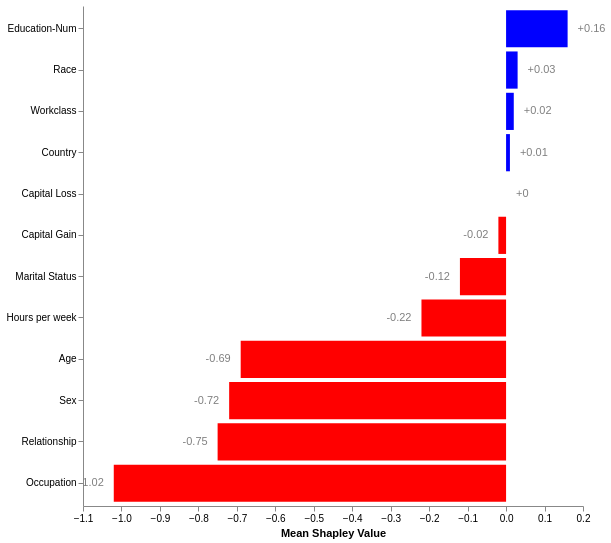

Describe this chart as a Vega-Lite specification.
### Vega specification from a JSON file in a GitHub repository (floating-point values rounded to 4 significant figures)
{"$schema": "https://vega.github.io/schema/vega/v5.json", "description": "Mean Shapley Values Bar Plot with Rounded Numbers, Vertical Line at 0, and Arrow-like Bar Endpoints", "width": 500, "height": 500, "padding": 5, "data": [{"name": "table", "values": [{"Column": "Age", "Mean Shapley Value": -0.6933}, {"Column": "Workclass", "Mean Shapley Value": 0.01601}, {"Column": "Education-Num", "Mean Shapley Value": 0.1594}, {"Column": "Marital Status", "Mean Shapley Value": -0.1228}, {"Column": "Occupation", "Mean Shapley Value": -1.023}, {"Column": "Relationship", "Mean Shapley Value": -0.7476}, {"Column": "Race", "Mean Shapley Value": 0.0314}, {"Column": "Sex", "Mean Shapley Value": -0.7229}, {"Column": "Capital Gain", "Mean Shapley Value": -0.02455}, {"Column": "Capital Loss", "Mean Shapley Value": 0.0}, {"Column": "Hours per week", "Mean Shapley Value": -0.2197}, {"Column": "Country", "Mean Shapley Value": 0.007479}], "transform": [{"type": "formula", "expr": "round(datum['Mean Shapley Value'] * 100) / 100", "as": "Rounded Mean Shapley Value"}, {"type": "collect", "sort": {"field": "Rounded Mean Shapley Value", "order": "descending"}}]}], "scales": [{"name": "yscale", "type": "band", "domain": {"data": "table", "field": "Column"}, "range": "height", "padding": 0.1}, {"name": "xscale", "type": "linear", "domain": {"data": "table", "field": "Rounded Mean Shapley Value"}, "range": "width", "nice": true, "zero": true}], "axes": [{"orient": "left", "scale": "yscale"}, {"orient": "bottom", "scale": "xscale", "title": "Mean Shapley Value"}], "marks": [{"type": "rule", "encode": {"enter": {"x": {"scale": "xscale", "value": 0}, "y": {"value": 0}, "y2": {"value": {"signal": "height"}}, "strokeWidth": {"value": 1.5}, "stroke": {"value": "black"}}}}, {"type": "rect", "from": {"data": "table"}, "encode": {"enter": {"y": {"scale": "yscale", "field": "Column"}, "height": {"scale": "yscale", "band": 1}, "x": {"scale": "xscale", "field": "Rounded Mean Shapley Value"}, "x2": {"scale": "xscale", "value": 0}}, "update": {"fill": [{"test": "datum['Rounded Mean Shapley Value'] < 0", "value": "red"}, {"test": "datum['Rounded Mean Shapley Value'] >= 0", "value": "blue"}]}, "hover": {"fill": {"value": "lightgrey"}}}}, {"type": "text", "from": {"data": "table"}, "encode": {"enter": {"y": {"scale": "yscale", "field": "Column", "band": 0.5}, "x": {"scale": "xscale", "field": "Rounded Mean Shapley Value", "offset": {"signal": "datum['Rounded Mean Shapley Value'] >= 0 ? 10 : -10"}}, "align": {"signal": "datum['Rounded Mean Shapley Value'] >= 0 ? 'left' : 'right'"}, "baseline": {"value": "middle"}, "text": {"signal": "datum['Rounded Mean Shapley Value'] >= 0 ? '+' + datum['Rounded Mean Shapley Value'] : datum['Rounded Mean Shapley Value']"}, "fill": {"value": "grey"}}}}]}
